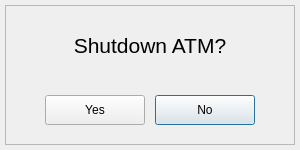
<?xml version="1.0" encoding="UTF-8"?>
<ui version="4.0">
 <class>ExitDialog</class>
 <widget class="QDialog" name="ExitDialog">
  <property name="geometry">
   <rect>
    <x>0</x>
    <y>0</y>
    <width>300</width>
    <height>150</height>
   </rect>
  </property>
  <property name="windowTitle">
   <string>Dialog</string>
  </property>
  <widget class="QFrame" name="frame">
   <property name="geometry">
    <rect>
     <x>5</x>
     <y>5</y>
     <width>290</width>
     <height>140</height>
    </rect>
   </property>
   <property name="frameShape">
    <enum>QFrame::StyledPanel</enum>
   </property>
   <property name="frameShadow">
    <enum>QFrame::Raised</enum>
   </property>
   <widget class="QLabel" name="message_screen">
    <property name="geometry">
     <rect>
      <x>5</x>
      <y>5</y>
      <width>280</width>
      <height>70</height>
     </rect>
    </property>
    <property name="font">
     <font>
      <pointsize>16</pointsize>
     </font>
    </property>
    <property name="text">
     <string>Shutdown ATM?</string>
    </property>
    <property name="alignment">
     <set>Qt::AlignCenter</set>
    </property>
   </widget>
   <widget class="QPushButton" name="button_yes">
    <property name="geometry">
     <rect>
      <x>40</x>
      <y>90</y>
      <width>100</width>
      <height>30</height>
     </rect>
    </property>
    <property name="text">
     <string>Yes</string>
    </property>
    <property name="default">
     <bool>true</bool>
    </property>
   </widget>
   <widget class="QPushButton" name="button_no">
    <property name="geometry">
     <rect>
      <x>150</x>
      <y>90</y>
      <width>100</width>
      <height>30</height>
     </rect>
    </property>
    <property name="text">
     <string>No</string>
    </property>
    <property name="default">
     <bool>true</bool>
    </property>
   </widget>
  </widget>
 </widget>
 <resources/>
 <connections/>
</ui>
